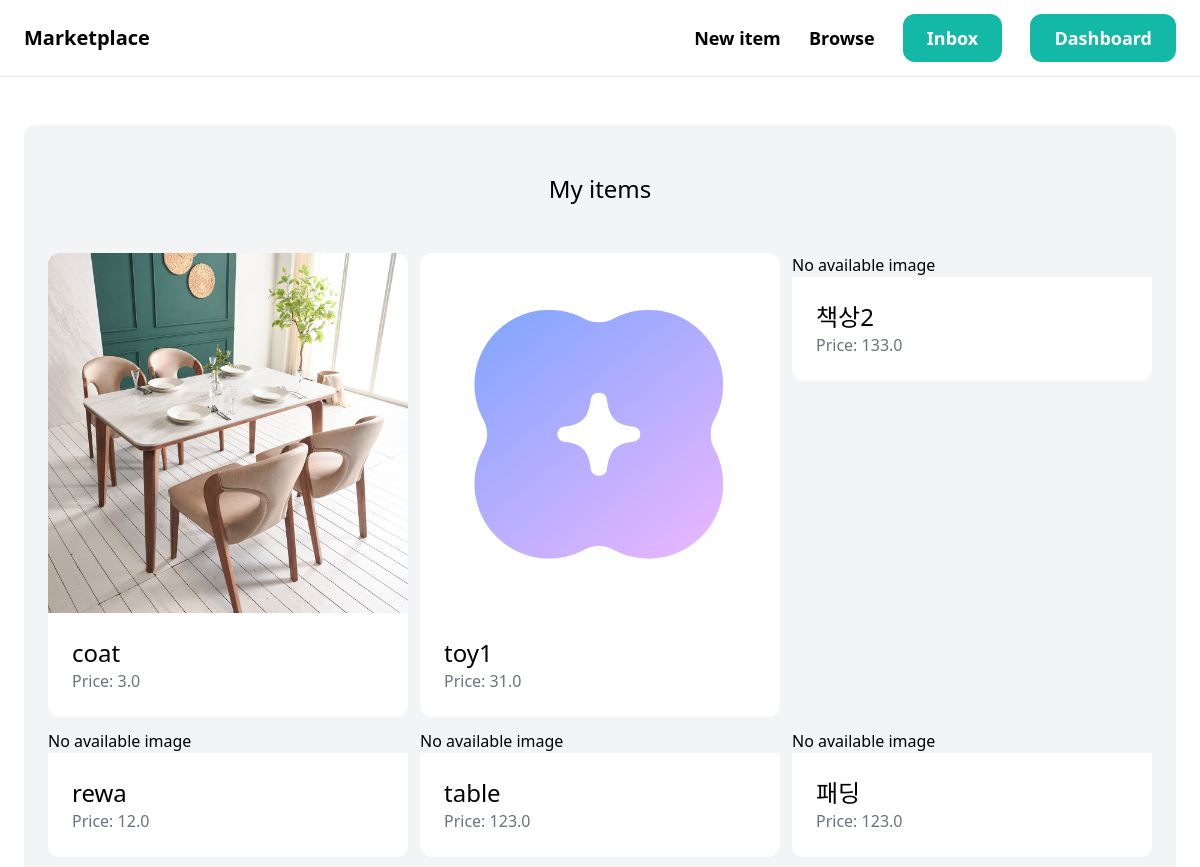
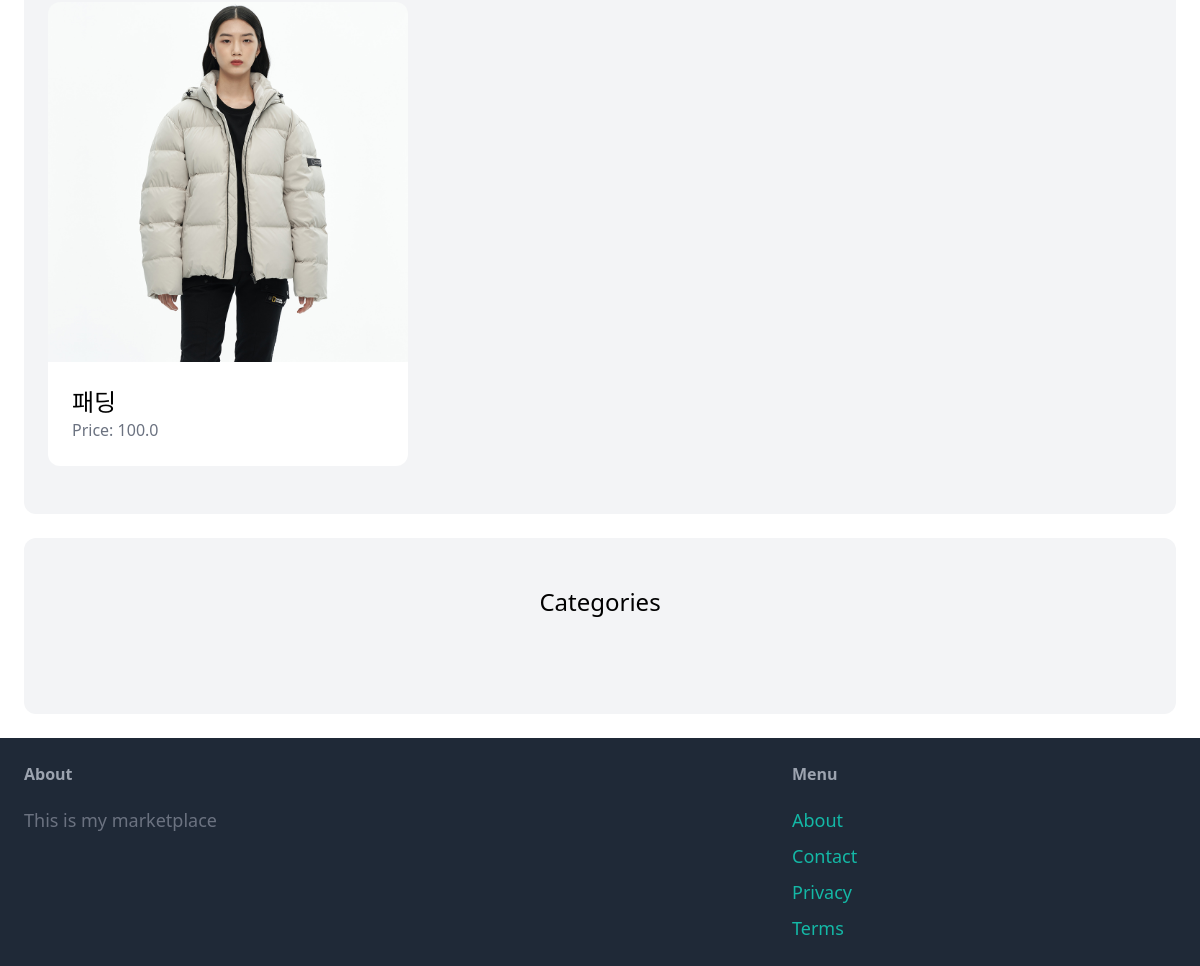
The page /dashboard/ (signed in) on the database its author committed (2 pictures, top to bottom).
### item/models.py (models this page shows, shortened)
class Item(models.Model):
    category = models.ForeignKey(Category, related_name='items', on_delete=models.CASCADE)
    name = models.CharField(max_length=255)
    description = models.TextField(blank=True, null=True)
    price =models.FloatField()
    image = models.ImageField(upload_to='item_images', blank=True, null=True)
    is_sold = models.BooleanField(default=False)
    created_by = models.ForeignKey(User, related_name='items', on_delete=models.CASCADE)
    created_at = models.DateTimeField(auto_now_add=True)

### dashboard/views.py (the view)
# urls.py: path('', views.index, name='index'),
@login_required
def index(request):
    items = Item.objects.filter(created_by = request.user)
    return render(request, 'dashboard/index.html' , {
        'items': items,
    })

### dashboard/templates/dashboard/index.html (shortened to what this page needs)
{% extends 'core/base.html' %}
{% block content%}
    <div class="mt-6 px-6 py-12 bg-gray-100 rounded-xl">
        <h2 class="mb-12 text-2xl text-center">My items</h2>
        <div class="grid grid-cols-3 gap-3">
            {% for item in items %}
                <div>
                    <a href="{% url 'item:detail' item.id %}">
                        <div>
                            {% if item.image %}
                            <img src="{{ item.image.url }}" class="rounded-t-xl">
                            {% else %}
                            <p>No available image</p>
                            {% endif %}
                        </div>
                            <div class="p-6 bg-white rounded-b-xl">
                                <h2 class="text-2xl">{{ item.name }}</h2>
                                <p class="text-gray-500">Price: {{ item.price}}</p>
                            </div>
                        </a>
                </div>
            {% endfor %}
        </div>
    </div>
    <div class="mt-6 px-6 py-12 bg-gray-100 rounded-xl">
        <h2 class="mb-12 text-2xl text-center">Categories</h2>
    </div>
{% endblock %}

### rows shown on the page
Item: image (picture), name "coat", price "3.0"
Item: image (picture), name "toy1", price "31.0"
Item: image "No available image", name "책상2", price "133.0"
Item: image "No available image", name "rewa", price "12.0"
Item: image "No available image", name "table", price "123.0"
Item: image "No available image", name "패딩", price "123.0"
Item: image (picture), name "패딩", price "100.0"
